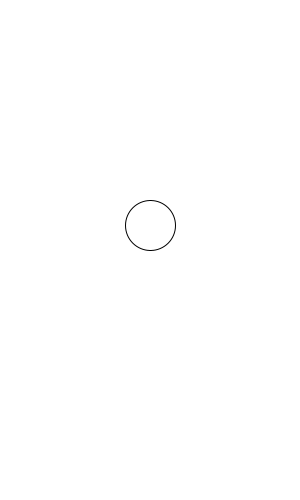
Frame 1 (no input)
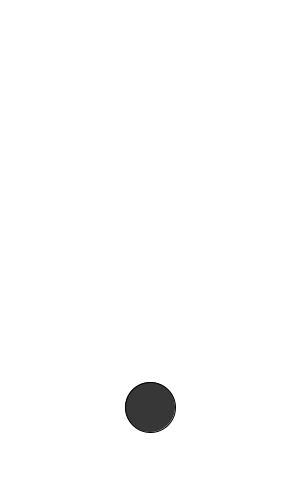
Frame 60 (the mouse pressed at the canvas centre just before this capture)
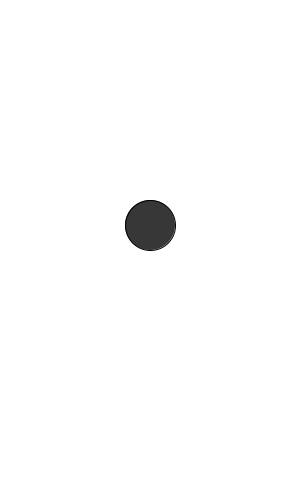
Frame 120 (the mouse held since frame 60 and released just before this capture)

The Processing sketch that drew these frames (run headless with seeded random() and noise(); from frame 60 on, the mouse is pressed at the canvas centre):

// Processing sketch: processing_25488
// ── processing_25488.pde


void setup() {
  background(255);
  size(300,500);
  smooth();
  stroke(0);
}

float x=150, y=250;
float speed=0, gravity=0.8;
float bs=50;
float life =200;

 // balls = new ArryaList();
 void draw() {
   background(255);
   //fill(255);
       
   if(mousePressed) {
     x = mouseX;
     y = mouseY;
     // fill(255);
   }
  
   speed = speed +gravity;
   ellipse(x, y-bs/2, bs, bs);
   fill(0,life);
    y= y+speed;
    
   if (y>height) {
     speed = speed *-gravity;
     y=height;
   }
  
//speed = speed * 0.8;
 }
  
  
